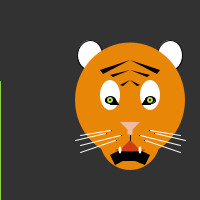
Frame 1 (no input)
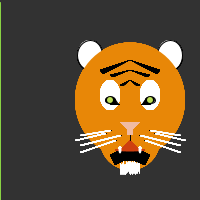
Frame 60 (the mouse pressed at the canvas centre just before this capture)
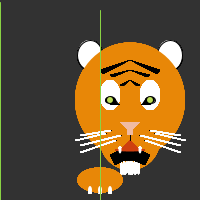
Frame 120 (the mouse held since frame 60 and released just before this capture)

The Processing sketch that drew these frames (run headless with seeded random() and noise(); from frame 60 on, the mouse is pressed at the canvas centre):

// Processing sketch: processing_18006
// ── processing_18006.pde

//declaration of variables
int backgroundColor   = 50;
int grassR;                   //grass
int grassG;
int grassB;
int grassPointY;              
int grassPoint2Y;
int tigerR;                   //head and chin
int tigerG;
int tigerB;
int headX;
int headY;
int headWidth;
int headHeight;
int chinX;
int chinY;
int chinDiameter;
int colorWhite;                //ears
int colorBlack;
int earX;
int ear2X;
int earY;
int earWidth;
int earHeight;
int patchX;                    //white patches around eyes
int patch2X;
int patchY;
int patchWidth;
int patchHeight;
int stripeX;                  //stripes
int stripeY;
int eyeLinerX;                //Black around the eyes
int eyeLiner2X;
int eyeLinerY;
int eyeLinerWidth;
int eyeLinerHeight;
int eyeCornerX;
int eyeCorner2X;
int eyeCornerY;
int noseR;                    //nose
int noseG;
int noseB;
int noseX;
int noseY;
int nose2Y;
int nostrilWidth;
int nostrilHeight;
int eyeR;                   //eye and pupils
int eyeG;
int eyeB;
int eyeX;
int eye2X;
int eyeY;
int eyeDiameter;
int pupilX;
int pupil2X;
int pupilY;
int pupilDiameter;
int mouthX;                   //mouth
int mouthY;
int tongueR;                  //tongue
int tongueG;
int tongueB;
int tongueX;
int tongueY;
int tongueWidth;
int tongueHeight;
int teethX;                   //teeth
int teeth2X;
int teethY;
int teethWidth;
int teethHeight;
int whiskersX;                //whiskers
int whiskers2X;
int whiskers3X;
int whiskers4X;
int whiskersRightX;
int whiskers2RightX;
int whiskers3RightX;
int whiskers4RightX;
int whiskersY;
int whiskers2Y;
int whiskers3Y;
int whiskers4Y;
int whiskersLeftEnd;
int whiskersRightEnd;
float beardX;                    //beard
float beardY;
int pawX;                        //paw
int pawY;
int pawWidth;
int pawHeight;
int clawX;
int clawY;
int clawWidth;
int clawHeight;

void setup() {
  size(200,200);
  background(backgroundColor);
  smooth(); 
  
  //initialization of variables
  
  grassPointY       = 200;    //grass
  grassR            = 137;
  grassG            = 211;
  grassB            = 68;
  tigerR            = 232;    //head and chin
  tigerG            = 135;
  tigerB            = 7;
  headX             = 130;
  headY             = 100;
  headWidth         = 110;
  headHeight        = 115;
  chinX             = 130;
  chinY             = 140;
  chinDiameter      = 60;
  colorWhite        = 255;    //ears
  colorBlack        = 0;
  earX              = 170;
  ear2X             = 90;
  earY              = 55;
  earWidth          = 25;
  earHeight         = 30;
  patchX            = 150;    //white patches around eyes
  patch2X           = 110;
  patchY            = 95;
  patchWidth        = 20;
  patchHeight       = 30;
  stripeX           = 130;    //stripes
  stripeY           = 80;
  eyeLinerX         = 110;    //Black around the eyes
  eyeLiner2X        = 150;
  eyeLinerY         = 100;
  eyeLinerWidth     = 10;
  eyeLinerHeight    = 7;
  eyeCornerX        = 114;
  eyeCorner2X       = 146;
  eyeCornerY        = 98;
  noseR             = 240;    //nose
  noseG             = 187;
  noseB             = 162;
  noseX             = 130;
  noseY             = 131;
  nose2Y            = 122;
  nostrilWidth      = 5;
  nostrilHeight     = 7;
  eyeR              = 187;    //pupils
  eyeG              = 222;
  eyeB              = 85;
  eyeX              = 110;
  eye2X             = 150;
  eyeY              = 100;
  eyeDiameter       = 6; 
  pupilX            = 110;
  pupil2X           = 150;
  pupilY            = 100;
  pupilDiameter     = 2;
  mouthX            = 120;    //mouth
  mouthY            = 150;
  tongueR           = 206;    //tongue
  tongueG           = 63;
  tongueB           = 15;
  tongueX           = 130;
  tongueY           = 150;
  tongueWidth       = 30;
  tongueHeight      = 3;
  teethX            = 120;    //teeth
  teeth2X           = 140;
  teethY            = 150;
  teethWidth        = 3;
  teethHeight       = 7;
  whiskersX         = 105;    //whiskers
  whiskers2X        = 110;
  whiskers3X        = 115;
  whiskers4X        = 120;
  whiskersRightX    = 140;
  whiskers2RightX   = 145;
  whiskers3RightX   = 150;
  whiskers4RightX   = 155;
  whiskersY         = 130;
  whiskers2Y        = 133;
  whiskers3Y        = 135;
  whiskers4Y        = 140;
  whiskersLeftEnd   = 80;
  whiskersRightEnd  = 180;
  pawX              = width/2; //paw
  pawY              = 180;
  pawWidth          = 45;
  pawHeight         = 25;
  clawX             = width/2;
  clawY             = 190;
  clawWidth         = 4;
  clawHeight        = 8;
} 


void draw () {
  
  //head and ears in background so beard can appear above it
  if (frameCount <= 12) {
    //ears
    fill(colorWhite);
    stroke(colorBlack);
    ellipse(earX,earY,earWidth,earHeight);
    ellipse(ear2X,earY,earWidth,earHeight);
    //head
    noStroke();
    fill(tigerR,tigerG,tigerB);
    ellipse(headX,headY,headWidth,headHeight);
    ellipse(chinX,chinY,chinDiameter,chinDiameter);
  } else {                          
    frameRate(20);
    stroke(colorWhite);
    beardX            = random(120,140); 
    beardY            = random(161,165);
    line(beardX,beardY,beardX,(beardY+10));
    beardX            = beardX + 1;
    beardY            = beardY + 1;
  }
  
  //white patches around eyes
  noStroke();
  fill(colorWhite);
  ellipse(patchX,patchY,patchWidth,patchHeight);
  ellipse(patch2X,patchY,patchWidth,patchHeight);
  
  //stripes
  fill(colorBlack);
  triangle(stripeX,stripeY,(stripeX-10),(stripeY+5),(stripeX-7),(stripeY+6));
  triangle(stripeX,stripeY,(stripeX+10),(stripeY+5),(stripeX+7),(stripeY+6));
  triangle(stripeX,(stripeY-10),(stripeX-20),(stripeY-5),(stripeX-17),(stripeY-3));
  triangle(stripeX,(stripeY-10),(stripeX+20),(stripeY-5),(stripeX+17),(stripeY-3));
  triangle(stripeX,(stripeY-20),(stripeX-30),(stripeY-10),(stripeX-27),(stripeY-6));
  triangle(stripeX,(stripeY-20),(stripeX+30),(stripeY-10),(stripeX+27),(stripeY-6));
  
  //black around the eyes
  fill(colorBlack);
  stroke(colorBlack);
  ellipse(eyeLinerX,eyeLinerY,eyeLinerWidth,eyeLinerHeight);
  ellipse(eyeLiner2X,eyeLinerY,eyeLinerWidth,eyeLinerHeight);
  triangle(eyeCornerX,eyeCornerY,(eyeCornerX+4),(eyeCornerY+6),(eyeCornerX-4),(eyeCornerY+6));
  triangle(eyeCorner2X,eyeCornerY,(eyeCorner2X-4),(eyeCornerY+6),(eyeCorner2X+4),(eyeCornerY+6));
  
  //eyes
  fill(eyeR,eyeG,eyeB);
  noStroke();
  ellipse(eyeX,eyeY,eyeDiameter,eyeDiameter);
  ellipse(eye2X,eyeY,eyeDiameter,eyeDiameter);
  fill(colorBlack);

  //the tiger blinks twice
  if (frameCount <= 20) {
    ellipse(pupilX,pupilY,pupilDiameter,pupilDiameter);
    ellipse(pupil2X,pupilY,pupilDiameter,pupilDiameter);
  } else if (frameCount <= 40) {
    pupilX = pupilX + 1;
    pupil2X = pupil2X + 1;
  } else if (frameCount <= 60) {
    pupilX = pupilX - 1;
    pupil2X = pupil2X - 1;
  } else if (frameCount <= 80) {
    ellipse(pupilX,pupilY,pupilDiameter,pupilDiameter);
    ellipse(pupil2X,pupilY,pupilDiameter,pupilDiameter);
  } else if (frameCount <= 100) {
    pupilX = pupilX + 1;
    pupil2X = pupil2X + 1;
  } else if (frameCount <= 120) {
    pupilX = pupilX - 1;
    pupil2X = pupil2X - 1;
  } else {
    ellipse(pupilX,pupilY,pupilDiameter,pupilDiameter);
    ellipse(pupil2X,pupilY,pupilDiameter,pupilDiameter);
  }
  
  //nose
  fill(noseR,noseG,noseB);
  rectMode(CENTER);
  rect(noseX,noseY,nostrilWidth,nostrilHeight);
  triangle(noseX,(noseY+1),(noseX-10),nose2Y,(noseX+10),nose2Y);
  
  //mouth
  fill(colorBlack);
  quad(mouthX,mouthY,(mouthX-10),(mouthY+5),(mouthX-5),(mouthY+15),(mouthX+5),(mouthY+10));
  quad(mouthX,mouthY,mouthX,(mouthY+11),(mouthX+16),(mouthY+11),(mouthX+20),mouthY);
  quad((mouthX+20),mouthY,(mouthX+15),(mouthY+11),(mouthX+25),(mouthY+15),(mouthX+30),(mouthY+5));
  
  //tongue
  fill(tongueR,tongueG,tongueB);
  ellipse(tongueX,tongueY,tongueWidth,tongueHeight);
  triangle(tongueX,(tongueY-10),(tongueX+10),tongueY,(tongueX-10),tongueY);
  stroke(colorBlack);
  line(tongueX,(tongueY-10),tongueX,(tongueY-15));
  
  //teeth
  fill(colorWhite);
  noStroke();
  ellipse(teethX,teethY,teethWidth,teethHeight);
  ellipse(teeth2X,teethY,teethWidth,teethHeight);
  
  //whiskers
  strokeCap(ROUND);
  stroke(colorBlack);
  
  point((whiskersX+1),whiskers2Y);
  point((whiskers2X+1),whiskersY);
  point((whiskers3X+1),whiskers4Y);
  point((whiskers4X+1),whiskers3Y);
  
  point((whiskersRightX-1),whiskers3Y);
  point((whiskers2RightX-1),whiskers4Y);
  point((whiskers3RightX-1),whiskersY);
  point((whiskers4RightX-1),whiskers2Y);
  
  stroke(colorWhite);
  line(whiskersX,whiskers2Y,(whiskersLeftEnd-5),(whiskers2Y+7));
  line(whiskers2X,whiskersY,whiskersLeftEnd,(whiskersY+5));
  line(whiskers3X,whiskers4Y,whiskersLeftEnd,(whiskers4Y+12));
  line(whiskers4X,whiskers3Y,whiskersLeftEnd,(whiskers3Y+10));
  
  line(whiskersRightX,whiskers3Y,whiskersRightEnd,(whiskers3Y+10));
  line(whiskers2RightX,whiskers4Y,whiskersRightEnd,(whiskers4Y+12));
  line(whiskers3RightX,whiskersY,whiskersRightEnd,(whiskersY+5));
  line(whiskers4RightX,whiskers2Y,(whiskersRightEnd+5),(whiskers2Y+7));
  
  //paw
  if (mouseX >= width/2) {
  noStroke();
  fill(tigerR,tigerG,tigerB);
  ellipse(pawX,pawY,pawWidth,pawHeight);
  fill(colorWhite);
  ellipse(clawX,clawY,clawWidth,clawHeight);
  ellipse(clawX-10,clawY,clawWidth,clawHeight);
  ellipse(clawX+10,clawY,clawWidth,clawHeight);
  }
 
  // grass
  grassPoint2Y      = int(random(1,125));
  
  stroke(grassR,grassG,grassB);
  strokeCap(ROUND);
  line(mouseX,grassPointY,mouseX,grassPoint2Y);
}
